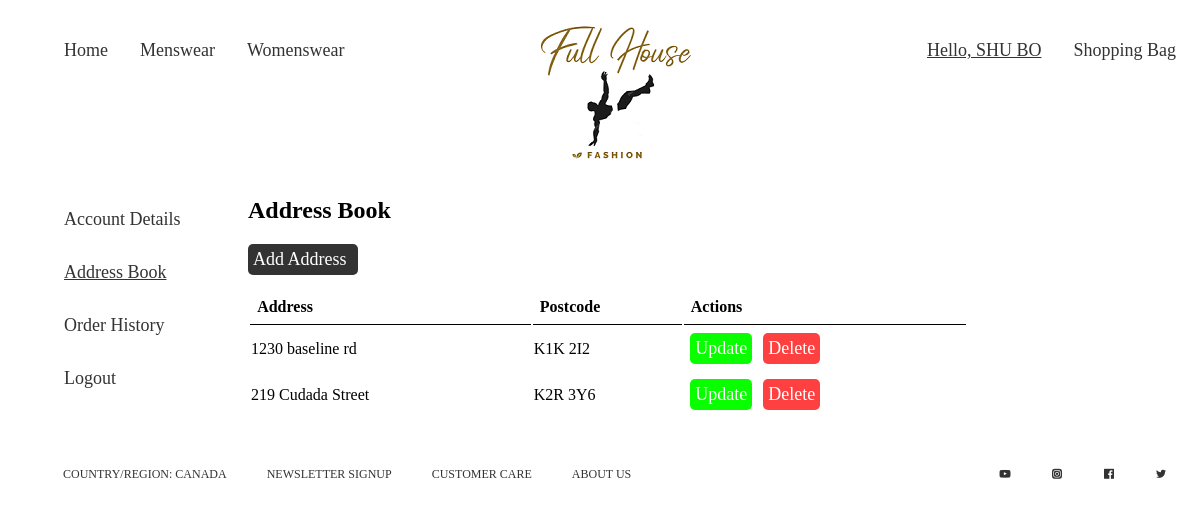
The app's page /login/addressbook.php (signed in) with its own data.
### tables this page shows
CREATE TABLE `address` (
  `address_id` int(10) UNSIGNED NOT NULL,
  `customer_id` int(11) NOT NULL,
  `address` varchar(255) NOT NULL,
  `postcode` varchar(7) NOT NULL
);

### login/addressbook.php (the view, shortened to what this page needs)
<?php include("partials/header.php"); ?>
<main>
    <aside>
        <ul>
            <li><a href="account.php">Account Details</a></li>
            <li><a class="active" href="">Address Book</a></li>
            <li><a href="orderhistory.php">Order History</a></li>
            <li><a id="logout" href="logout.php">Logout</a></li>
        </ul>
    </aside>
    <section>
        <h1>Address Book</h1>
        <a id="add-address" class="btn-primary" href="newaddress.php">Add Address</a>
        <table class="address-table">
            <tr>
                <th>Address</th>
                <th>Postcode</th>
                <th>Actions</th>
            </tr>
            <?php
                $customer_id=$_SESSION['customer_id'];
                $sql = "SELECT * FROM address WHERE customer_id=$customer_id";
                $result = mysqli_query($conn, $sql);
                if($result){
                    $count = mysqli_num_rows($result);
                    if($count>0){
                        while($rows=mysqli_fetch_assoc($result)){
                            $address_id=$rows["address_id"];
                            $address=$rows["address"];
                            $postcode=$rows["postcode"];
                            ?>
                            <tr>
                                <td><?php echo $address; ?></td>
                                <td><?php echo $postcode; ?></td>
                                <td class="actions">
                                    <a href="<?php echo "updateaddress.php?id=".$address_id; ?>" class="btn-secondary">Update</a>
                                    <a href="<?php echo "deleteaddress.php?id=".$address_id; ?>" class="btn-danger">Delete</a>
                                </td>
                            </tr>
                            <?php
                        }
                    } else {
                        echo "<tr><td colspan='3'>Your address book is empty now.</td></tr>";
                    }
                } else {
                    die(mysqli_error());
                }
            ?>
        </table>
    </section>
</main>
<?php include("partials/footer.php"); ?>

### css/login.css (style rules this page uses)
body { display: flex; height: 100vh; flex-direction: column; }
ul { list-style-type: none; display: flex; }
a { display: block; color: #333; padding: 16px; text-decoration: none; font-family: 'Times New Roman', Times, serif; font-size: 18px; }
.active { text-decoration: underline; }
main { display: flex; }
aside { width: 20vw; }
aside ul { flex-direction: column; }
.btn-primary { background-color: #333; color: white; padding: 5px; margin: 2% 0; border-radius: 5px; cursor: pointer; }
.btn-secondary { background-color: #09ff00; padding: 5px; color: white; cursor: pointer; border: none; border-radius: 5px; margin: 2%; }
.btn-danger { background-color: #ff4040; padding: 5px; color: white; cursor: pointer; border: none; border-radius: 5px; margin: 2%; }
#add-address { width: 100px; }
.address-table { width: 60vw; }
.address-table tr th, .order-details tr th { border-bottom: 1px solid black; padding: 1%; text-align: left; }
.actions { display: flex; }

### records on screen
address: address "1230 baseline rd", postcode "K1K 2I2"
address: address "219 Cudada Street", postcode "K2R 3Y6"

### other values on screen
$_SESSION["full_name"] "SHU BO"
